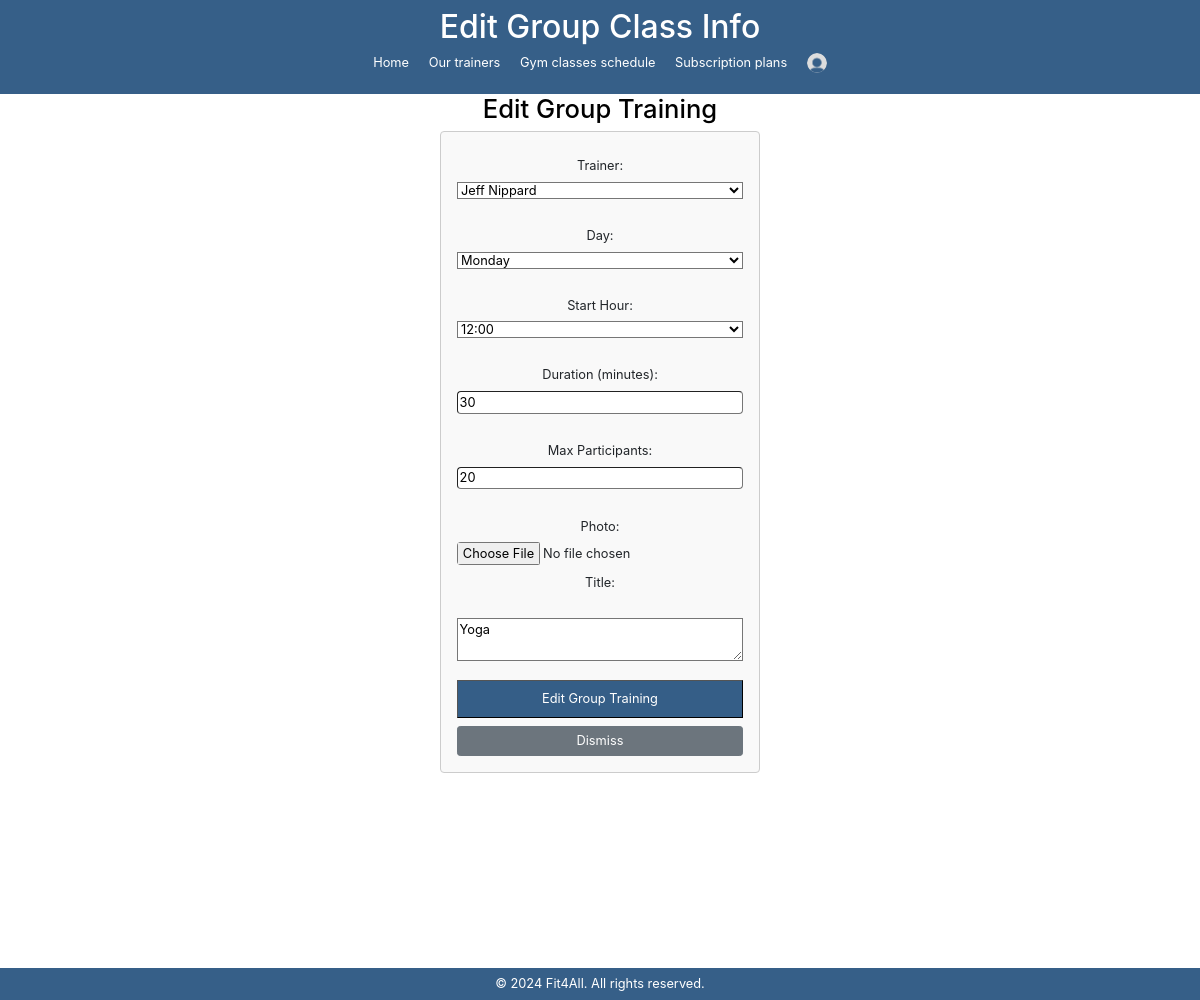
Before: /management/edit-group-training/9/ (signed in) with the older database file.
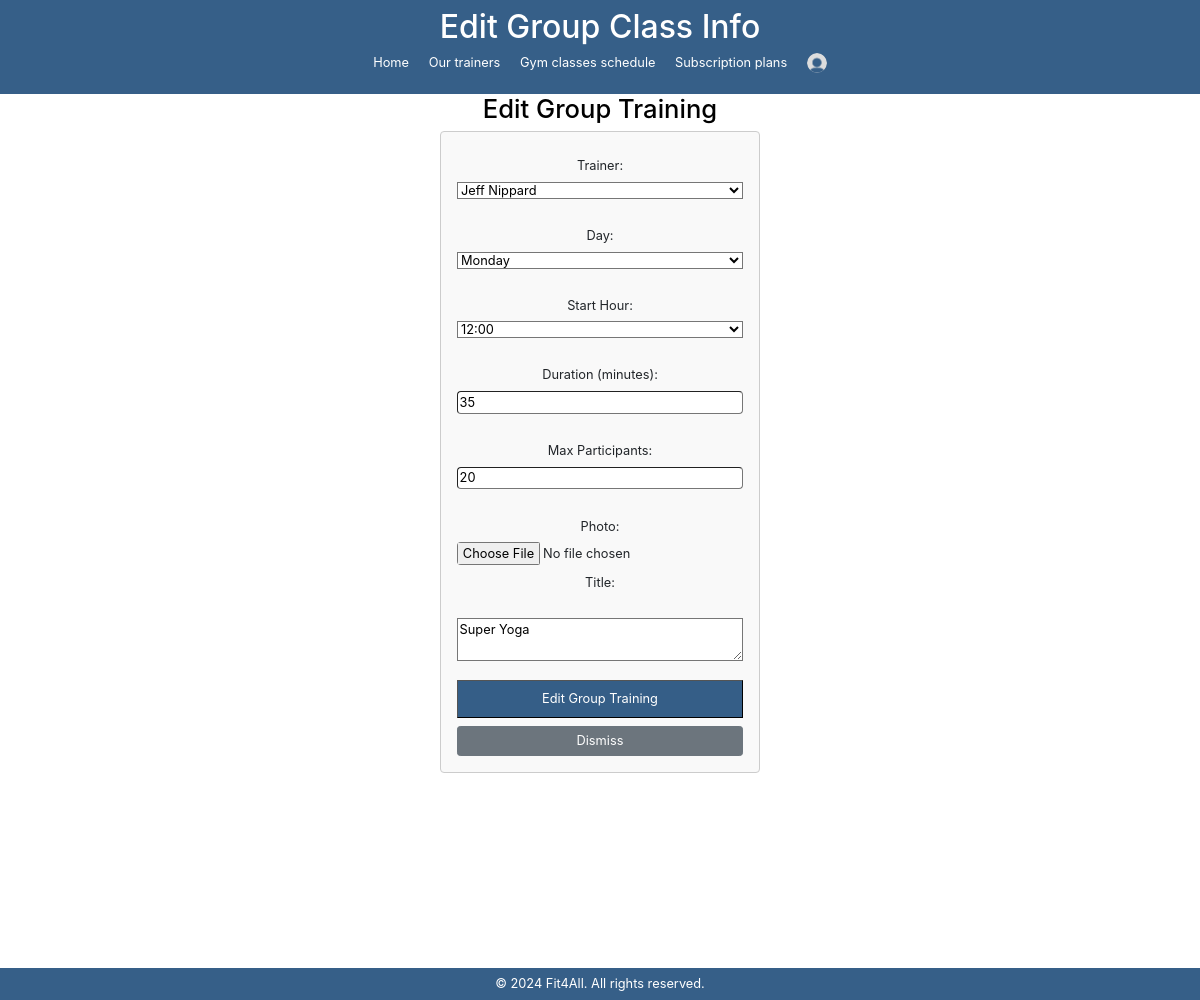
After: the same page with the newer database file.
### management/models.py (models this page shows, shortened)
class GroupTraining(models.Model):
    trainer = models.ForeignKey('palestra.TrainerProfile', on_delete=models.CASCADE)
    DAY_CHOICES = [
        ('Monday', 'Monday'),
        ('Tuesday', 'Tuesday'),
        ('Wednesday', 'Wednesday'),
        ('Thursday', 'Thursday'),
        ('Friday', 'Friday'),
        ('Saturday', 'Saturday'),
        ('Sunday', 'Sunday'),
    ]
    day = models.CharField(max_length=10, choices=DAY_CHOICES)
    START_HOUR_CHOICES = [
        (9, '9:00'),
        (10, '10:00'),
        (11, '11:00'),
        (12, '12:00'),
        (13, '13:00'),
        (14, '14:00'),
        (15, '15:00'),
        (16, '16:00'),
        (17, '17:00'),
        (18, '18:00'),
    ]
    start_hour = models.PositiveSmallIntegerField(choices=START_HOUR_CHOICES)
    duration = models.PositiveIntegerField()  #Durata in minuti
    max_participants = models.PositiveIntegerField()
    total_partecipants = models.PositiveIntegerField(default=0)
    title = models.TextField(max_length=100)
    image = models.ImageField(upload_to='group-classes/', null=True, blank=True)

### palestra/models.py (models this page shows, shortened)
class TrainerProfile(models.Model):
    user = models.OneToOneField(User, on_delete=models.CASCADE)
    gender_choices = [
        ('M', 'Male'),
        ('F', 'Female'),
    ]
    gender = models.CharField(max_length=1, choices=gender_choices, null=False, blank=True)
    first_name = models.CharField(max_length=100, null=False, blank=True)
    last_name = models.CharField(max_length=100, null=False, blank=True)
    date_of_birth = models.DateField(null=True, blank=True)
    certifications = models.FileField(upload_to='pt_CVs/', blank=True)
    profile_picture = models.ImageField(upload_to='profile_pictures/', null=True, blank=True)
    fitness_goals = models.ManyToManyField(FitnessGoal)  # Cambio qui
    pt_photo = models.ImageField(upload_to='pt_images/', null=True, blank=True)

### management/views.py (the view, shortened to what this page needs)
# urls.py: path('edit-group-training/<int:course_id>/', views.EditGroupTraining.as_view(), name='edit-group-training'),
class EditGroupTraining(View):
    def get(self, request, course_id):
        context = {}
        form = forms.GroupTrainingForm()
        trainers = TrainerProfile.objects.all()
        context['form'] = form
        context['trainers'] = trainers
        if not request.user.is_authenticated or not request.user.is_manager:
            messages.error(request, "You don't have the permission to do that")
            return redirect(reverse('login'))
        try:
            class_item = models.GroupTraining.objects.get(id=course_id)
        except models.GroupTraining.DoesNotExist:
            messages.error(request, f"The group training that you are trying to edit (id = {course_id}) doesn't exist")
            return context
        else:
            context['class'] = class_item
        return render(request, 'edit-group-training.html', context)

### management/forms.py
class GroupTrainingForm(forms.ModelForm):
    day = forms.ChoiceField(choices=models.GroupTraining.DAY_CHOICES)
    start_hour = forms.ChoiceField(choices=models.GroupTraining.START_HOUR_CHOICES)
    class Meta:
        model = models.GroupTraining
        fields = ['trainer', 'day', 'start_hour', 'duration', 'max_participants', 'title', 'image']

### templates/management/edit-group-training.html (shortened to what this page needs)
{% extends "base.html" %}
{% block header %} Edit Group Class Info {% endblock %}
{% block content %}
<div style="margin:auto;">
    <h2>Edit Group Training </h2>
    <form method="post" enctype="multipart/form-data" style="margin:auto; width:400px">
        <label for="trainer">Trainer:</label>
        <select name="trainer" id="trainer">
            {% for trainer in trainers %}
                <option value="{{ trainer.id }}" {% if trainer.first_name == class.trainer.first_name %} selected {% endif %}>{{ trainer.first_name }} {{ trainer.last_name }}</option>
            {% endfor %}
        </select><br>
        <label for="day">Day:</label>
        <select name="day" id="day">
            {% for day, day_name in form.fields.day.choices %}
                <option value="{{ day }}" {% if day == class.day %} selected {% endif %}>{{ day_name }}</option>
            {% endfor %}
        </select><br>
        <label for="start_hour">Start Hour:</label>
        <select name="start_hour" id="start_hour">
            {% for hour, hour_name in form.fields.start_hour.choices %}
                <option value="{{ hour }}" {% if hour == class.start_hour %} selected {% endif %} >{{ hour_name }}</option>
            {% endfor %}
        </select><br>
        <label for="duration">Duration (minutes):</label>
        <input type="number" name="duration" id="duration" value="{{class.duration}}"><br>
        <label for="max_participants">Max Participants:</label>
        <input type="number" name="max_participants" id="max_participants" value="{{class.max_participants}}"><br>
        <label for="image">Photo:</label>
        <input type="file" id="image" name="image" accept="image/*">
        <label for="title">Title:</label><br>
        <textarea name="title" id="title" rows="2" cols="50">{{ class.title }}</textarea><br>
        <button type="submit">Edit Group Training</button>
        <button type="button" style="margin-top:10px;" class="btn btn-secondary" onclick="window.location.href='{% url 'palestra:dashboard' %}'">Dismiss</button>
    </form>
</div>
{% endblock %}

Changed rows visible on the page:
changed GroupTraining "Monday": duration "30" → "35"; title "Yoga" → "Super Yoga"
